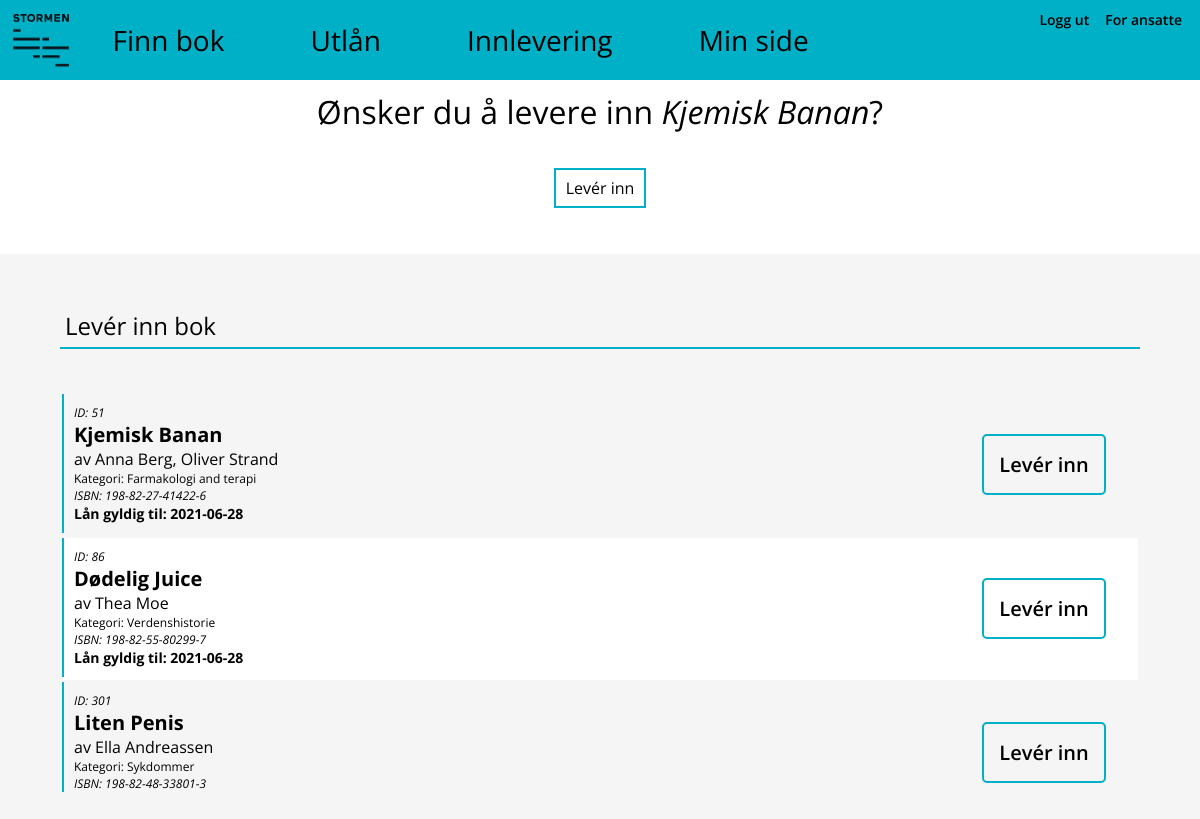
The page /personlig/innlevering.php?bok_id=51 (signed in) on the database its author committed.
### tables this page shows
CREATE TABLE `bok` (
  `id` int(11) NOT NULL AUTO_INCREMENT,
  `ISBN` varchar(45) NOT NULL,
  `tittel` varchar(45) DEFAULT NULL,
  `forlag` varchar(45) DEFAULT NULL,
  `kategori` varchar(45) DEFAULT NULL,
  `status` varchar(45) NOT NULL,
  PRIMARY KEY (`id`)
);

CREATE TABLE `dewey` (
  `idDewey` int(11) NOT NULL,
  `tittel` varchar(45) NOT NULL,
  PRIMARY KEY (`idDewey`)
);

### spørringer.php (called while the page is built, shortened)
<?php
$utlånerliste = "SELECT
bok.id,
bok.ISBN,
bok.tittel,
bok.kategori,
bok.forlag,
dewey.idDewey,
dewey.tittel as kategorinavn,
utlån.utlånsdato,
utlån.utlånerid as personnummer,
utlåner.fornavn,
utlåner.etternavn,
GROUP_CONCAT(distinct C.fornavn, ' ', C.etternavn ORDER BY C.fornavn ASC SEPARATOR ', ') forfatternavn
FROM utlån
JOIN bok on bok.id = bokid
JOIN dewey ON bok.kategori=dewey.idDewey
JOIN utlåner ON utlåner.personnummer = utlån.utlånerid
JOIN forfatter_has_bok on forfatter_has_bok.bok_id = bok.id
JOIN forfatter on forfatter.idforfatter=forfatter_has_bok.forfatter_idforfatter
LEFT JOIN forfatter_has_bok B
ON bok.id=B.bok_id
LEFT JOIN forfatter C
ON B.forfatter_idforfatter=C.idforfatter";
?>

### personlig/innlevering.php (the view, shortened to what this page needs)
<!DOCTYPE html>
<html>
<head>
  <link href="../stilark/style.css" type="text/css" rel="stylesheet">
  <link href="../stilark/tabell.css" type="text/css" rel="stylesheet">
  <link href="../stilark/skjema.css" type="text/css" rel="stylesheet">
<body>
  <div id="topp_meny">
     <a href="../index.php"><img id="bildelogo" src="../grafisk/stormen.png"></a>
        <?php
        if (isset($_SESSION['admin']) && $_SESSION['admin'] == true) {
          echo '
          <div id="navigasjon">
            <li><a href ="../admin/bøker_admin.php">Administrer bøker</li>
            <li><a href ="../admin/lån_admin.php">Administrer lån</li>
          </div>
          <div id="innlogging">
            <li><a href="../logout.php">Logg ut</a></li>
          </div>';
        } elseif (isset($_SESSION['innlogget']) && $_SESSION['innlogget'] == true) {
          echo'
          <div id="navigasjon">
            <li><a href ="../bøker.php">Finn bok</a></li>
            <li><a href ="utlån.php">Utlån</li>
            <li><a href ="innlevering.php">Innlevering</li>
            <li><a href ="hjem.php">Min side</li>
          </div>
          <div id="innlogging">
            <li><a href="../logout.php">Logg ut</a></li>
            <li><a href="../admin/admin_login.php">For ansatte</a></li>
          </div>';
        }
          ?>
      </div>
  <?php
  require_once "../config.php";
  require_once "../spørringer.php";
  if (isset($_GET['bok_id'])) {
    $res = mysqli_query($conn, "SELECT tittel from bok where id=".$_GET['bok_id']);
    $tittel = $res->fetch_assoc()['tittel'];
      echo '
      <div id="handlingsbekreftelse">
      <h1>Ønsker du å levere inn <em>'.$tittel.'</em>?</h1>
      <form method="post">
        <input type="submit" value="Levér inn" name="bekreft">
      </form>
      </div>';
  }
    $sql = $utlånerliste." WHERE utlånerid ='".$_SESSION['personnummer']."' GROUP BY bok.id ORDER BY bok.id LIMIT 100";
    $res = $conn->query($sql);
    echo "<div id='bokvisning_stor_wrap'style='margin-top: 50px;'>";
    echo "<h2 class='tabell_overskrift'>Levér inn bok</h2>";
    echo "<div id='bokvisning_stor'>";
    echo "<table id='bokvisning_tabell'>";
    if ($res) {
      while($row = $res->fetch_assoc()) {
        echo "<tr><td>";
        echo "<div class='bok'>";
        echo "<p class='bv_isbn'><em>ID: ".$row['id']."</em></h3>";
        echo "<h2 class='bv_tittel'>".$row['tittel']."</h2>";
        echo "<p class='bv_forfatter'>av ".$row['forfatternavn']."<p>";
        echo '<p class ="bv_kategori">Kategori: '.$row['kategorinavn'].'<p>';
        echo "<p class='bv_isbn'><em>ISBN: ".$row['ISBN']."</em></h3>";
        echo "<p class='bv_dato'><strong>Lån gyldig til: ".$row['utlånsdato']."</strong></h3>";
        echo "</div>";
        echo "<a class='bv_låneknapp' href='innlevering.php?bok_id=".$row['id']."'>Levér inn</a>";
        echo "</td></tr>";
      }
  } if ($res->num_rows == 0) {
    echo "<p>Du har ingen utlånte bøker.</p>";
  }
    echo "</table></div></div>";
    ?>
</body>
</html>

### stilark/style.css (style rules this page uses)
* { margin: 0; padding: 0; font-family: 'Open Sans'; }
body { background-color: whitesmoke; }
#bildelogo { height: 100%; }
#topp_meny { display: flex; background-color: #00b0c6; margin: auto; padding: 10px; height: 60px; }
#topp_meny a { color: black; text-decoration: none; }
#innlogging { display: flex; justify-content: flex-end; width: 30%; }
#innlogging li { font-weight: 600; margin: 0px 8px; font-size: 14px; }
#navigasjon { display: flex; align-items: center; justify-content: flex-start; width: 100%; height: 100%; font-size: 28px; }
#navigasjon li { margin: 0% 5%; font-weight: 400; color: white; }
li { text-decoration: none; list-style: none; }
#bokvisning_tabell { width: 100%; }
.bok { display: flex; flex-direction: column; padding: 10px; border-left: solid 2px #00b0c6; margin-bottom: 3px; }
#bokvisning_stor_wrap { margin: auto; width: 90%; }
#bokvisning_stor { overflow-y: scroll; height: 400px; }
#bokvisning_stor .bv_isbn { font-size: 12px; }
#bokvisning_stor .bv_tittel { font-size: 20px; }
#bokvisning_stor .bv_dato { font-size: 14px; }
#bokvisning_stor .bv_låneknapp { color: black; font-weight: 600; text-decoration: none; border: solid 2px #00b0c6; border-radius: 5px; padding: 15px; align-self: center; margin-right: 3%; font-size: 20px; }
#bokvisning_stor .bv_kategori { font-size: 12px; }
#bokvisning_stor tr:nth-child(even) { background-color: white; }
#bokvisning_stor td { display: flex; justify-content: space-between; }
.tabell_overskrift { margin-bottom: 4%; padding: 5px; font-weight: 400; border-bottom: solid #00b0c6 2px; }
#handlingsbekreftelse { background-color: white; padding: 10px; }
#handlingsbekreftelse h1, h4 { text-align: center; font-weight: 400; }
#handlingsbekreftelse input { margin: auto; border: #00b0c6 solid 2px !important; background-color: white; padding: 7px 10px; }

### stilark/skjema.css (style rules this page uses)
form { margin: 3%; }
input { display: block; margin-top: 2px; padding: 5px; font-size: 16px; }

### rows shown on the page
bok: tittel "Kjemisk Banan", id "51", forfatternavn "Anna Berg, Oliver Strand", dewey.tittel "Farmakologi and terapi", ISBN "198-82-27-41422-6", utlånsdato "2021-06-28"
bok: id "86", tittel "Dødelig Juice", forfatternavn "Thea Moe", dewey.tittel "Verdenshistorie", ISBN "198-82-55-80299-7", utlånsdato "2021-06-28"
bok: id "301", tittel "Liten Penis", forfatternavn "Ella Andreassen", dewey.tittel "Sykdommer", ISBN "198-82-48-33801-3"
